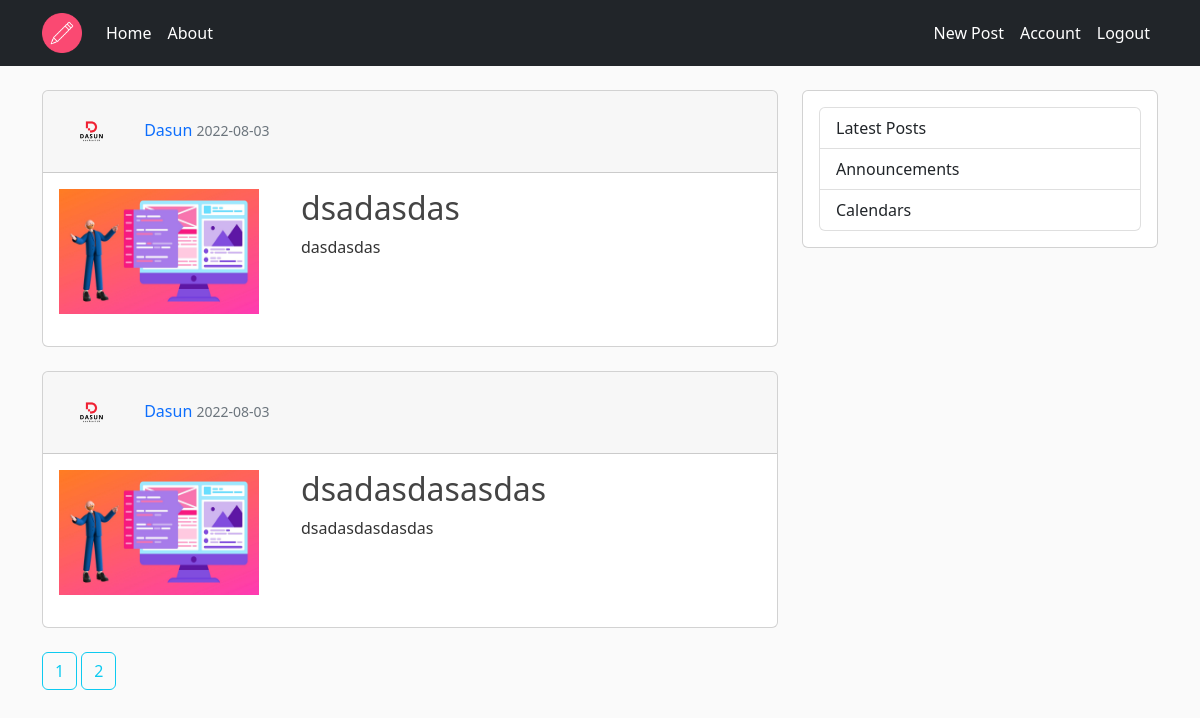
/home?page=2 (signed in), run on the app's committed database.
### flaskblog/models.py (models this page shows, shortened)
class Post(db.Model):
    id = db.Column(db.Integer, primary_key=True)
    title = db.Column(db.String(100), nullable=False)
    date_posted = db.Column(db.DateTime, nullable=False, default=datetime.utcnow)
    content = db.Column(db.Text, nullable=False)
    thumbnail = db.Column(db.String(20), nullable=False, default='default_thumb.jpg')
    user_id = db.Column(db.Integer, db.ForeignKey('user.id'), nullable=False)

class User(db.Model, UserMixin):
    id = db.Column(db.Integer, primary_key=True)
    username = db.Column(db.String(20),unique=True, nullable=False)
    email = db.Column(db.String(120), unique=True, nullable=False)
    image_file = db.Column(db.String(20), nullable=False, default='default.jpg')
    password = db.Column(db.String(60), nullable=False)
    posts = db.relationship('Post', backref='author', lazy=True)

### flaskblog/routes.py (the view)
@app.route("/")
@app.route("/home")
def home():
    page = request.args.get('page', 1, type=int)
    posts = Post.query.paginate(page=page, per_page=5)
    return render_template('home.html', posts=posts)

### flaskblog/models.py (called while the page is built)
@login_manager.user_loader
def load_user(user_id):
    return User.query.get(int(user_id))

### flaskblog/templates/home.html
{% extends "layout.html" %}
{% block content %}
    {% for post in posts.items %}
        <div class="card">
            <div class="card-header">
                <img src="{{ url_for('static', filename='images/' + post.author.image_file) }}" alt="" class="rouded-circle article-img">
                <a class="mr-2" href="#">{{ post.author.username }}</a>
                <small class="text-muted">{{ post.date_posted.strftime("%Y-%m-%d") }}</small>
            </div>
            <div class=" card-body row">
                <div class="col-md-4">
                    <img class="thumb-img" src="{{ url_for('static', filename='thumbs/' + post.thumbnail) }}" alt="thumbnail">
                </div>
                <div class="col-md-8">
                    <h2><a class="article-title" href="{{url_for('post', post_id=post.id)}}">{{ post.title }}</a></h2>
                    <p class="article-content">{{ post.content }}</p>
                </div>
            </div>
        </div>
        <br />
    {% endfor %}
    {% for page_num in posts.iter_pages() %}
        {% if page_num %}
            <a class="btn btn-outline-info mb-4" href="{{ url_for('home', page=page_num) }}">{{ page_num }}</a>
        {% else %}
            ...
        {% endif %}
    {% endfor %}
{% endblock content %}

### flaskblog/static/main.css (style rules this page uses)
body { background: #fafafa; color: #333333; margin-top: 0; }
a { text-decoration: none !important; }
.article-title { color: #444444; }
.article-content { white-space: pre-line; }
.article-img { height: 65px; width: 65px; margin-right: 16px; }
.thumb-img { height: 125px; width: 200px; margin-right: 20px; margin-bottom: 16px; }

### data on the page
Post: image_file (picture), author.username "Dasun", date_posted "2022-08-03", thumbnail (placeholder picture), title "dsadasdas", content "dasdasdas"
Post: image_file (picture), author.username "Dasun", date_posted "2022-08-03", thumbnail (placeholder picture), title "dsadasdasasdas", content "dsadasdasdasdas"

### other printed values
{{ page_num }} "1" "2"
